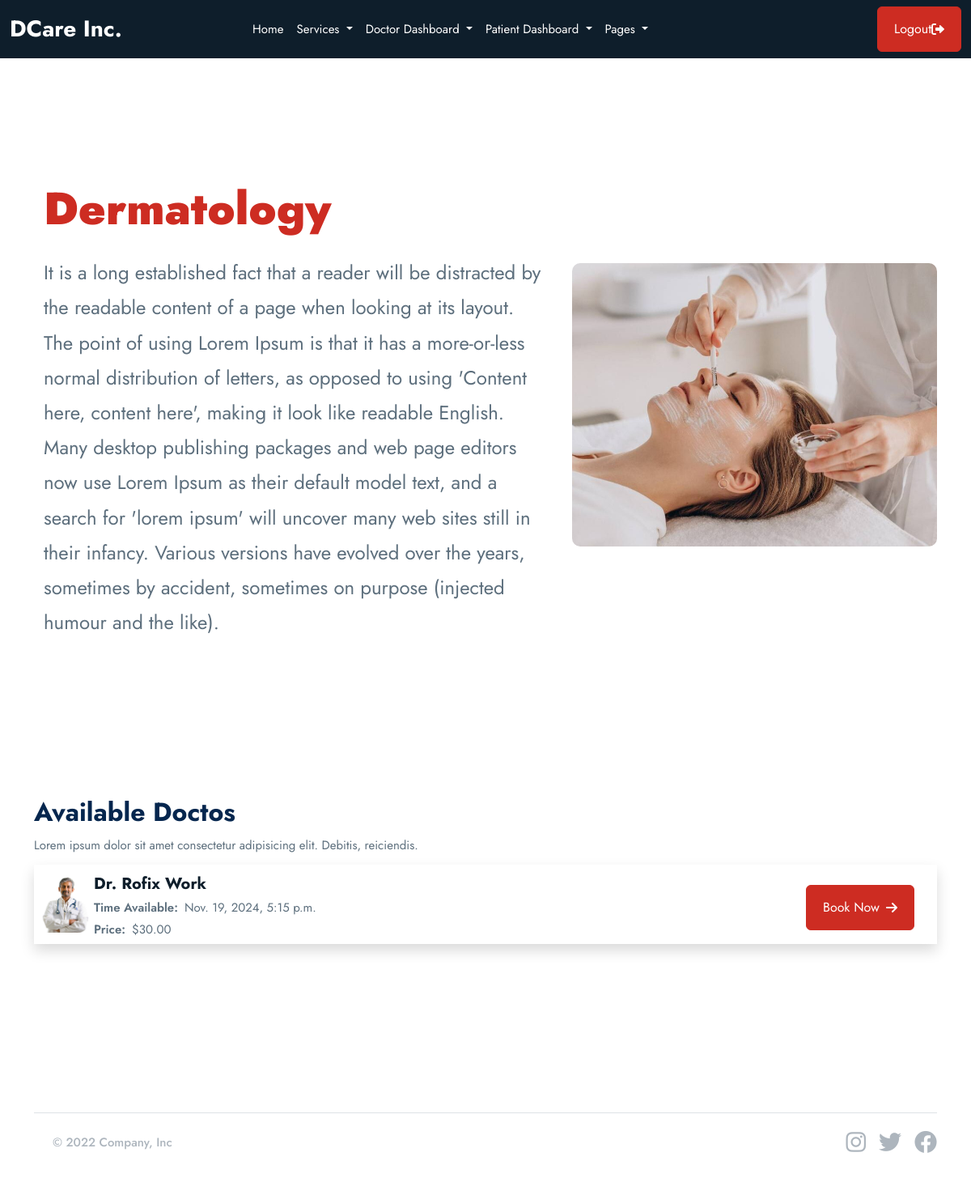
Page /service/5 (signed in) on the committed database.
### base/models.py (models this page shows, shortened)
class Service(models.Model):
    name = models.CharField(max_length=100)
    description = models.TextField()
    cost = models.DecimalField(
        max_digits=10, decimal_places=2, validators=[MinValueValidator(0.0)]
    )
    thumbnail = models.ImageField(upload_to="images")
    doctors_available = models.ManyToManyField(Doctor)
    created_at = models.DateTimeField(auto_now_add=True)
    updated_at = models.DateTimeField(auto_now=True)
    class Meta:
        ordering = ["-created_at"]
        verbose_name_plural = "Services"
        verbose_name = "Service"

### doctor/models.py (models this page shows, shortened)
class Doctor(models.Model):
    user = models.OneToOneField(to=User, on_delete=models.CASCADE)
    bio = models.CharField(max_length=400, null=True, blank=True)
    country = models.CharField(max_length=50, null=True, blank=True)
    full_name = models.CharField(max_length=100, null=True, blank=True)
    image = models.ImageField(upload_to="images", null=True, blank=True)
    mobile = models.CharField(
        max_length=15,
        null=True,
        blank=True,
        unique=True,
        validators=[CustomValidations.check_phone_number],
    )
    next_available_appointment_date = models.DateTimeField(null=True, blank=True)
    qualifications = models.TextField(null=True, blank=True)
    specializations = models.TextField(null=True, blank=True)
    years_of_experience = models.PositiveIntegerField(null=True, blank=True)

### base/views.py (the view)
# urls.py: path("service/<int:pk>", views.ServiceDetailView.as_view(), name="service_details"),
class ServiceDetailView(DetailView):
    model = Service
    template_name = "base/service_details.html"

### templates/base/service_details.html
{% extends 'base.html' %}
{% block body %}
<section class="container">
    <div class="row d-flex justify-content-center align-items-center">
        <div class="col-12 col-lg-7 p-4 rounded-3 bg-white">
            <h1 class="display-4 fw-bold mt-5">
                <span class="text-primary"><b>{{service.name}}</b></span>
            </h1>
            <p class="fs-4 mt-4">{{service.description}}</p>
        </div>
        <div class="col-12 col-lg-5">
            <img class="img-fluid mt-4" style="width: 100%; height: 350px; object-fit: cover; border-radius: 10px" src="{{service.thumbnail.url}}" alt="{{service.name}}" />
        </div>
    </div>
</section>
<section class="container">
    <div class="">
        <h2 class="">Available Doctos</h2>
        <p>Lorem ipsum dolor sit amet consectetur adipisicing elit. Debitis, reiciendis.</p>
    </div>
    <div class="">
        {% for doctor in service.doctors_available.all %}
            <div class="p-1 mb-4 shadow d-flex align-items-center">
                <a href="course-detail.html">
                    <img src="{{doctor.image.url}}" alt="course" style="width: 70px; height: 70px; object-fit: cover" class="card-img-top" />
                </a>
                <div class="card-body">
                    <div class="mt-2 d-flex justify-content-between align-items-center">
                        <div>
                            <h5 class="mb-1 text-truncate-line-2"><a href="course-detail.html" class="text-inherit text-dark text-decoration-none">Dr. {{doctor.full_name}}</a></h5>
                            <div class="d-flex gap-2">
                                <p class="fw-semibold mt-0 mb-0">Time Available:</p>
                                <p class="mt-0 mb-0">{{doctor.next_available_appointment_date }}</p>
                            </div>
                            <div class="d-flex gap-2">
                                <p class="fw-semibold mt-0 mb-0">Price:</p>
                                <p class="mt-0 mb-0">${{service.cost|floatformat:"2"}}</p>
                            </div>
                        </div>
                        <div>
                            <a href={% url "book_appointment" service_id=service.id doctor_id=doctor.id %} class="btn btn-primary me-4">Book Now <i class="fas fa-arrow-right ms-2"></i></a>
                        </div>
                    </div>
                </div>
            </div>
        {% endfor %}
    </div>
</section>
{% endblock body %}

### rows in the picture
Service: name "Dermatology", description "It is a long established fact that a reader will be distracted by the readable content of a page when looking at its layout. The point of using Lorem Ipsum is that it has a more-or-less normal distribution of letters, as opposed to using 'Content here, content here', making it look like readable English. Many desktop publishing packages and web page editors now use Lorem Ipsum as their default model text, and a search for 'lorem ipsum' will uncover many web sites still in their infancy. Various versions have evolved over the years, sometimes by accident, sometimes on purpose (injected humour and the like).", thumbnail (picture), cost "30.00"
Doctor: image (picture), full_name "Rofix Work", next_available_appointment_date "Nov. 19, 2024, 5:15 p.m."
